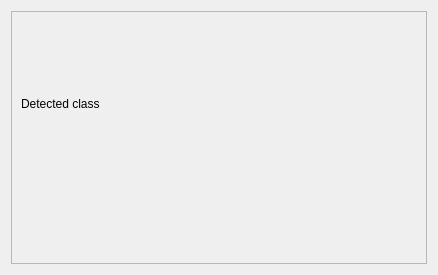
<?xml version="1.0" encoding="UTF-8"?>
<ui version="4.0">
 <class>ACircleWidget</class>
 <widget class="QWidget" name="ACircleWidget">
  <property name="geometry">
   <rect>
    <x>0</x>
    <y>0</y>
    <width>438</width>
    <height>275</height>
   </rect>
  </property>
  <property name="sizePolicy">
   <sizepolicy hsizetype="Preferred" vsizetype="Fixed">
    <horstretch>0</horstretch>
    <verstretch>0</verstretch>
   </sizepolicy>
  </property>
  <property name="windowTitle">
   <string>Form</string>
  </property>
  <layout class="QGridLayout" name="gridLayout_2">
   <item row="0" column="0">
    <widget class="QFrame" name="frame">
     <property name="frameShape">
      <enum>QFrame::StyledPanel</enum>
     </property>
     <property name="frameShadow">
      <enum>QFrame::Raised</enum>
     </property>
     <layout class="QGridLayout" name="gridLayout">
      <item row="0" column="0">
       <layout class="QVBoxLayout" name="verticalLayout">
        <item>
         <widget class="QLabel" name="label_2">
          <property name="sizePolicy">
           <sizepolicy hsizetype="Preferred" vsizetype="Fixed">
            <horstretch>0</horstretch>
            <verstretch>0</verstretch>
           </sizepolicy>
          </property>
          <property name="text">
           <string>Detected class</string>
          </property>
         </widget>
        </item>
        <item>
         <layout class="QHBoxLayout" name="horizontalLayout">
          <item>
           <spacer name="horizontalSpacer">
            <property name="orientation">
             <enum>Qt::Horizontal</enum>
            </property>
            <property name="sizeType">
             <enum>QSizePolicy::Preferred</enum>
            </property>
            <property name="sizeHint" stdset="0">
             <size>
              <width>150</width>
              <height>60</height>
             </size>
            </property>
           </spacer>
          </item>
          <item>
           <widget class="QLabel" name="label">
            <property name="sizePolicy">
             <sizepolicy hsizetype="Preferred" vsizetype="Fixed">
              <horstretch>0</horstretch>
              <verstretch>0</verstretch>
             </sizepolicy>
            </property>
            <property name="text">
             <string/>
            </property>
           </widget>
          </item>
         </layout>
        </item>
       </layout>
      </item>
     </layout>
    </widget>
   </item>
  </layout>
 </widget>
 <resources/>
 <connections/>
</ui>
